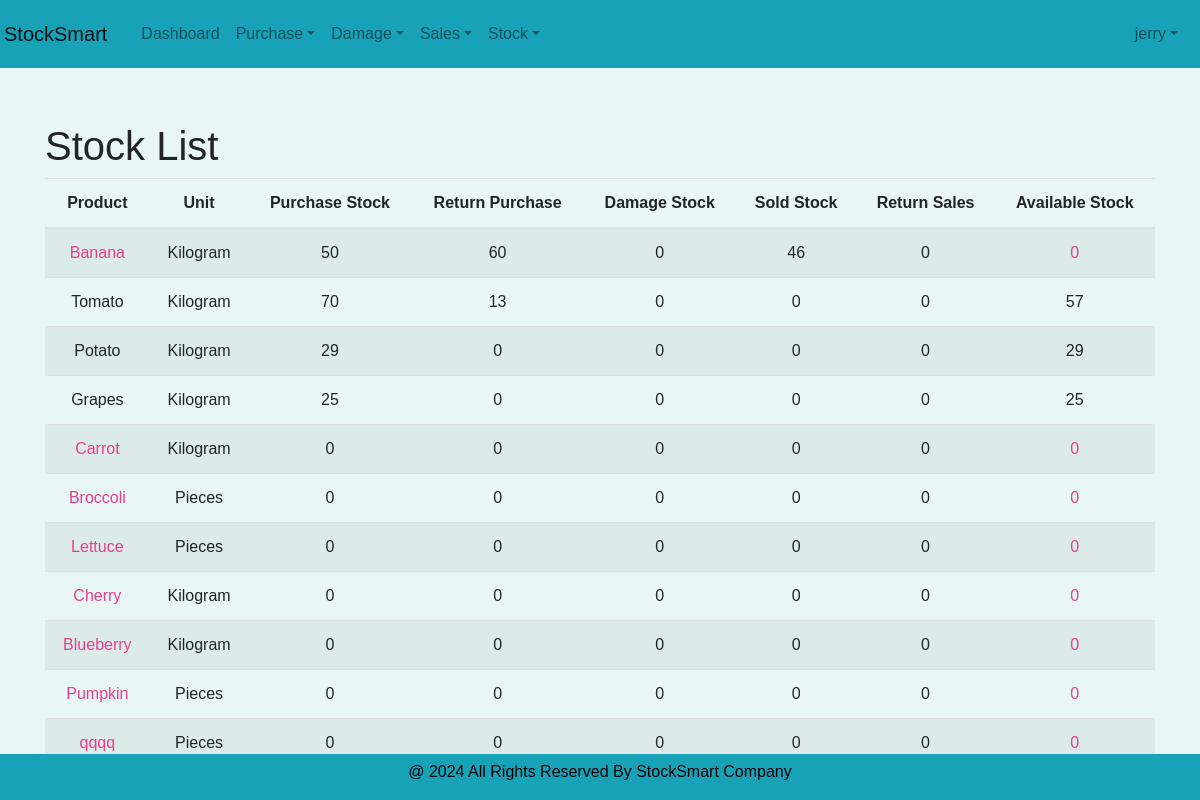
The page /Stock/stock_list/ (signed in) on the database as committed earlier.
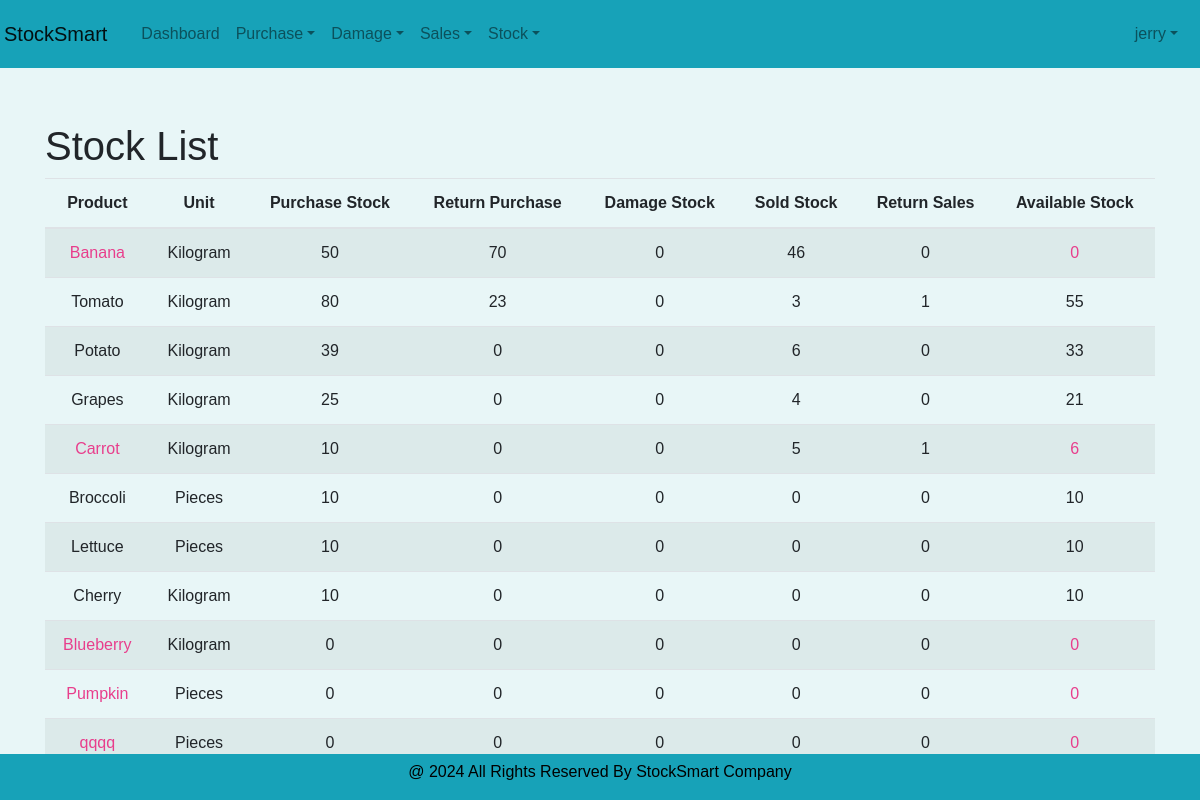
The same page on the database as committed later.
### User/models.py (models this page shows)
class User(AbstractUser):
    MY_ROLES =[
        ('Admin','Admin'),
        ('Staff','Staff'),
    ]
    role = models.CharField(max_length=50, choices=MY_ROLES)

### Stock/models.py (models this page shows, shortened)
class stockTable(models.Model):
    st_item = models.OneToOneField(itemTable, on_delete=models.CASCADE)
    st_purchasesStock = models.PositiveIntegerField(default=0)
    st_purchasesReturnStock = models.PositiveIntegerField(default=0)
    st_soldStock = models.PositiveIntegerField(default=0)
    st_salesReturnStock = models.PositiveIntegerField(default=0)
    st_damageStock = models.PositiveIntegerField(default=0)
    st_remainingStock = models.PositiveIntegerField(default=0)

### Core/models.py (models this page shows, shortened)
class itemTable(models.Model):
    UNIT_CHOICES = [
        ('Kilogram', 'Kg'),
        ('Pieces', 'Pcs'),
    ]
    CATEGORY_CHOICE = [
        ('Vegetables','Veg'),
        ('Fruits','Fru'),
    ]
    item_name = models.CharField(max_length=50,null=True, blank=True, unique=True)
    item_category = models.CharField(max_length=50, choices=CATEGORY_CHOICE)
    item_unit = models.CharField(max_length=15, choices=UNIT_CHOICES)

### Stock/views.py (the view)
# urls.py: path("stock_list/", views.stock_list, name="stock_list"),
@admin_required
def stock_list(request):
    base_template = 'user/Index.html' if request.user.role == "Admin" else 'user/staff_index.html'
    st=stockTable.objects.all()
    return render(request,"stock/stock_list.html",{'st':st, 'base_template':base_template})

### templates/stock/stock_list.html (shortened to what this page needs)
<!DOCTYPE html>
{% extends base_template %}
{% block content %}
<html lang="en">
<head>
    <link rel="stylesheet" href="https://stackpath.bootstrapcdn.com/bootstrap/4.3.1/css/bootstrap.min.css">
</head>
<body>
<div class="container">
    <h1 class="mt-4">Stock List</h1>
    <table class="table table-striped">
        <thead style="text-align:center">
            <tr>
                <th scope="col">Product</th>
                <th scope="col">Unit</th>
                <th scope="col">Purchase Stock</th>
                <th scope="col">Return Purchase</th>
                <th scope="col">Damage Stock</th>
                <th scope="col">Sold Stock</th>
                <th scope="col">Return Sales</th>
                <th scope="col">Available Stock</th>
            </tr>
        </thead>
        <tbody>
            {% for i in st %}
                <tr>
                    <td class="{% if i.st_remainingStock < 10 %}low-stock{% endif %}">{{ i.st_item.item_name }}</td>
                    <td>{{ i.st_item.item_unit }}</td>
                    <td>{{ i.st_purchasesStock }} </td>
                    <td>{{ i.st_purchasesReturnStock }} </td>
                    <td>{{ i.st_damageStock }} </td>
                    <td>{{ i.st_soldStock }} </td>
                    <td>{{ i.st_salesReturnStock }} </td>
                    <td class="{% if i.st_remainingStock < 10 %}low-stock{% endif %}">{{ i.st_remainingStock }}</td>
                </tr>
            {% endfor %}
        </tbody>
    </table>
</div>
</body>
</html>
{% endblock %}

### templates/user/Index.html (shortened to what this page needs)
<!DOCTYPE html>
<html lang="en">
<head>
    <link href="https://maxcdn.bootstrapcdn.com/bootstrap/4.5.2/css/bootstrap.min.css" rel="stylesheet">
    <link href="https://cdnjs.cloudflare.com/ajax/libs/font-awesome/6.0.0-beta3/css/all.min.css" rel="stylesheet">
</head>
<body>
    <div class="d-flex" style="background-color: rgb(232, 246, 247);">
        <div class="flex-grow-1">
            <nav class="navbar p-1 navbar-expand-lg navbar-light bg-info">
                <a class="navbar-brand" href="#">StockSmart</a>
                <div class="bg-info collapse navbar-collapse my-0" id="navbarNav">
                    <ul class="navbar-nav">
                        <li class="nav-item">
                            <a class="nav-link bg-info" href="{% url 'index' %}">Dashboard</a>
                        </li>
                        <li class="bg-info nav-item dropdown">
                            <a class="nav-link dropdown-toggle" href="#" id="navbarPurchaseDropdown" role="button" data-toggle="dropdown" aria-haspopup="true" aria-expanded="false">Purchase</a>
                        </li>
                        <li class="nav-item dropdown">
                            <a class="nav-link dropdown-toggle" href="#" id="navbarDamageDropdown" role="button" data-toggle="dropdown" aria-haspopup="true" aria-expanded="false">Damage</a>
                        </li>
                        <li class="nav-item dropdown">
                            <a class="nav-link dropdown-toggle" href="#" id="navbarSalesDropdown" role="button" data-toggle="dropdown" aria-haspopup="true" aria-expanded="false">Sales</a>
                        </li>
                        <li class="nav-item dropdown">
                            <a class="nav-link dropdown-toggle" href="#" id="navbarStockDropdown" role="button" data-toggle="dropdown" aria-haspopup="true" aria-expanded="false">Stock</a>
                        </li>
                    </ul>
                    <ul class="navbar-nav ml-auto">
                        <li class="nav-item dropdown">
                            <a class="nav-link dropdown-toggle" href="#" id="navbarUserDropdown" role="button" data-toggle="dropdown" aria-haspopup="true" aria-expanded="false">{{ user.username }}</a>
                        </li>
                    </ul>
                </div>
            </nav>
            <div class="content">
                {% block content %}{% endblock %}
            </div>
            <div class="footer bg-info">
                <p>@ 2024 All Rights Reserved By StockSmart Company</p>
            </div>
        </div>
    </div>
</body>
</html>

### templates/stock/stock_list.html (style rules this page uses)
td { text-align: center; }
.low-stock { color: #e83e8c; }

### templates/user/Index.html (style rules this page uses)
body { overflow-x: hidden; height: 100vh; background-color: rgb(232, 246, 247); font-family: Arial, sans-serif; }
.content { flex-grow: 1; padding: 10px; }
.navbar { margin-bottom: 20px; padding: 20px; }
.navbar-collapse { margin-bottom: 20px; padding: 10px; }
.footer { position: fixed; left: 0; bottom: 0; width: 100%; background-color: red; color: black; text-align: center; padding-top : 6px }

Rows that differ between the two databases and show on the page:
changed stockTable "Banana": st_purchasesReturnStock "60" → "70"
changed stockTable "Tomato": st_purchasesStock "70" → "80"; st_purchasesReturnStock "13" → "23"; st_soldStock "0" → "3"; st_salesReturnStock "0" → "1"; st_remainingStock "57" → "55"
changed stockTable "Potato": st_purchasesStock "29" → "39"; st_soldStock "0" → "6"; st_remainingStock "29" → "33"
changed stockTable "Grapes": st_soldStock "0" → "4"; st_remainingStock "25" → "21"
changed stockTable "Carrot": st_purchasesStock "0" → "10"; st_soldStock "0" → "5"; st_salesReturnStock "0" → "1"; st_remainingStock "0" → "6"
changed stockTable "Broccoli": st_purchasesStock "0" → "10"; st_remainingStock "0" → "10"
changed stockTable "Lettuce": st_purchasesStock "0" → "10"; st_remainingStock "0" → "10"
changed stockTable "Cherry": st_purchasesStock "0" → "10"; st_remainingStock "0" → "10"
